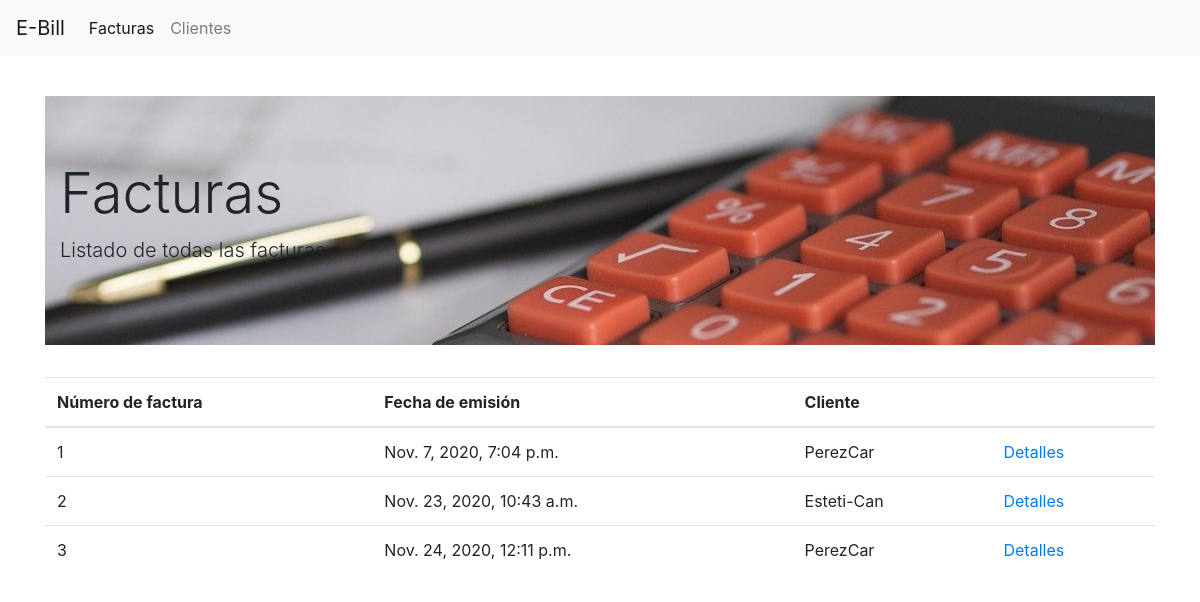
Page /facturas/ on the committed database.
### ebill/models.py (models this page shows, shortened)
class Factura(models.Model):
    id_factura = models.AutoField(primary_key=True)
    anio = models.DateTimeField(auto_now_add=True, verbose_name='Año',)
    fecha_emision = models.DateTimeField(auto_now_add=True)
    cliente = models.ForeignKey(
        Cliente,
        on_delete=models.PROTECT,
    )

class Cliente(models.Model):
    nif = models.CharField(max_length=8, primary_key=True)
    nombre = models.CharField(max_length=12)
    apellidos = models.CharField(max_length=30)
    direccion = models.CharField(max_length=100)
    empresa = models.CharField(max_length=30, blank=True)
    def __str__(self):
        return f'{self.empresa}'

### ebill/views.py (the view)
# urls.py: path('facturas/', ebill.views.vista_factura),
def vista_factura(request):
    return render(request, 'ebill/listado_facturas.html',{
        'factura': Factura.objects.all()
    })

### ebill/templates/ebill/listado_facturas.html (shortened to what this page needs)
{% extends 'ebill/base.html' %}
{% block content %}
<div class="jumbotron jumbotron-fluid facturas">
    <div class="container">
      <h1 class="display-4">Facturas</h1>
      <p class="lead">Listado de todas las facturas.</p>
    </div>
  </div>
    <table class="table">
        <thead>
            <tr>
                <th>Número de factura</th>
                <th>Fecha de emisión</th>
                <th>Cliente</th>
                <th></th>
            </tr>
        </thead>
        <tbody>
            {% for f in factura %}
                <tr>
                    <td>{{ f.id_factura }}</td>
                    <td>{{ f.fecha_emision }}</td>
                    <td>{{ f.cliente }}</td>
                    <td><a href="{% url 'detalle_factura' f.pk %}">Detalles</a></td>
                </tr>
            {% endfor %}
        </tbody>
    </table>
{% endblock content %}

### ebill/static/ebill/css/prueba.css (style rules this page uses)
.jumbotron { margin-top: 5vh; }
.facturas { background-image: url(/static/ebill/img/fondo-facturas.jpg); background-position: 100% 100%; }

### rows in the picture
Factura: id_factura "1", fecha_emision "Nov. 7, 2020, 7:04 p.m.", cliente "PerezCar"
Factura: id_factura "2", fecha_emision "Nov. 23, 2020, 10:43 a.m.", cliente "Esteti-Can"
Factura: id_factura "3", fecha_emision "Nov. 24, 2020, 12:11 p.m.", cliente "PerezCar"
